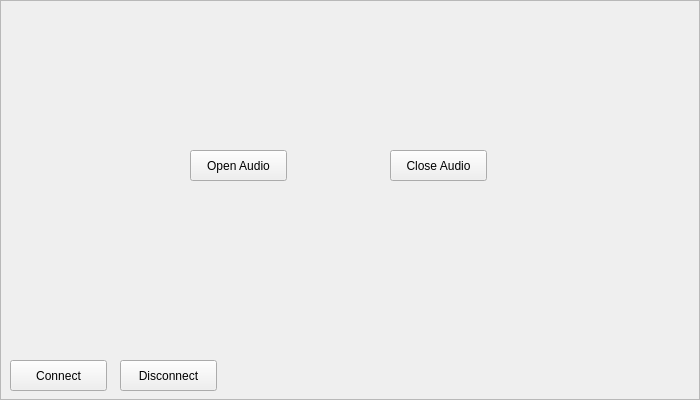
  <widget class="QFrame" name="deviceHFAGFrame">
   <property name="geometry">
    <rect>
     <x>110</x>
     <y>10</y>
     <width>700</width>
     <height>400</height>
    </rect>
   </property>
   <property name="autoFillBackground">
    <bool>true</bool>
   </property>
   <property name="frameShape">
    <enum>QFrame::StyledPanel</enum>
   </property>
   <property name="frameShadow">
    <enum>QFrame::Raised</enum>
   </property>
   <widget class="QPushButton" name="btnConnectAG">
    <property name="geometry">
     <rect>
      <x>10</x>
      <y>360</y>
      <width>97</width>
      <height>31</height>
     </rect>
    </property>
    <property name="text">
     <string>Connect</string>
    </property>
   </widget>
   <widget class="QPushButton" name="btnDisconnectAG">
    <property name="geometry">
     <rect>
      <x>120</x>
      <y>360</y>
      <width>97</width>
      <height>31</height>
     </rect>
    </property>
    <property name="text">
     <string>Disconnect</string>
    </property>
   </widget>
   <widget class="QPushButton" name="btnOpenAudio">
    <property name="geometry">
     <rect>
      <x>190</x>
      <y>150</y>
      <width>97</width>
      <height>31</height>
     </rect>
    </property>
    <property name="text">
     <string>Open Audio</string>
    </property>
   </widget>
   <widget class="QPushButton" name="btnCloseAudio">
    <property name="geometry">
     <rect>
      <x>390</x>
      <y>150</y>
      <width>97</width>
      <height>31</height>
     </rect>
    </property>
    <property name="text">
     <string>Close Audio</string>
    </property>
   </widget>
  </widget>
